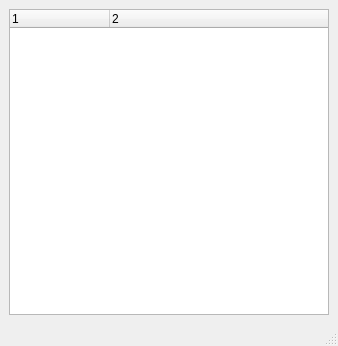
<?xml version="1.0" encoding="UTF-8"?>
<ui version="4.0">
 <class>MainWindow</class>
 <widget class="QMainWindow" name="MainWindow">
  <property name="geometry">
   <rect>
    <x>0</x>
    <y>0</y>
    <width>338</width>
    <height>346</height>
   </rect>
  </property>
  <property name="windowTitle">
   <string>MainWindow</string>
  </property>
  <widget class="QWidget" name="centralwidget">
   <layout class="QVBoxLayout" name="verticalLayout">
    <item>
     <widget class="QTreeWidget" name="treeWidget">
      <property name="columnCount">
       <number>2</number>
      </property>
      <column>
       <property name="text">
        <string notr="true">1</string>
       </property>
      </column>
      <column>
       <property name="text">
        <string notr="true">2</string>
       </property>
      </column>
     </widget>
    </item>
   </layout>
  </widget>
  <widget class="QMenuBar" name="menubar">
   <property name="geometry">
    <rect>
     <x>0</x>
     <y>0</y>
     <width>338</width>
     <height>22</height>
    </rect>
   </property>
  </widget>
  <widget class="QStatusBar" name="statusbar"/>
 </widget>
 <resources/>
 <connections/>
</ui>
